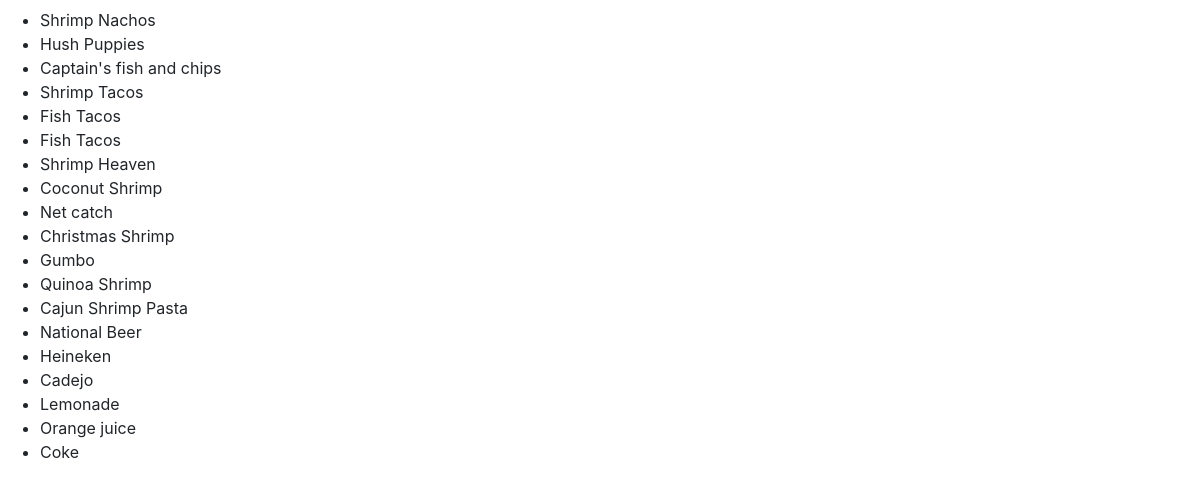
Before: / with the older database file.
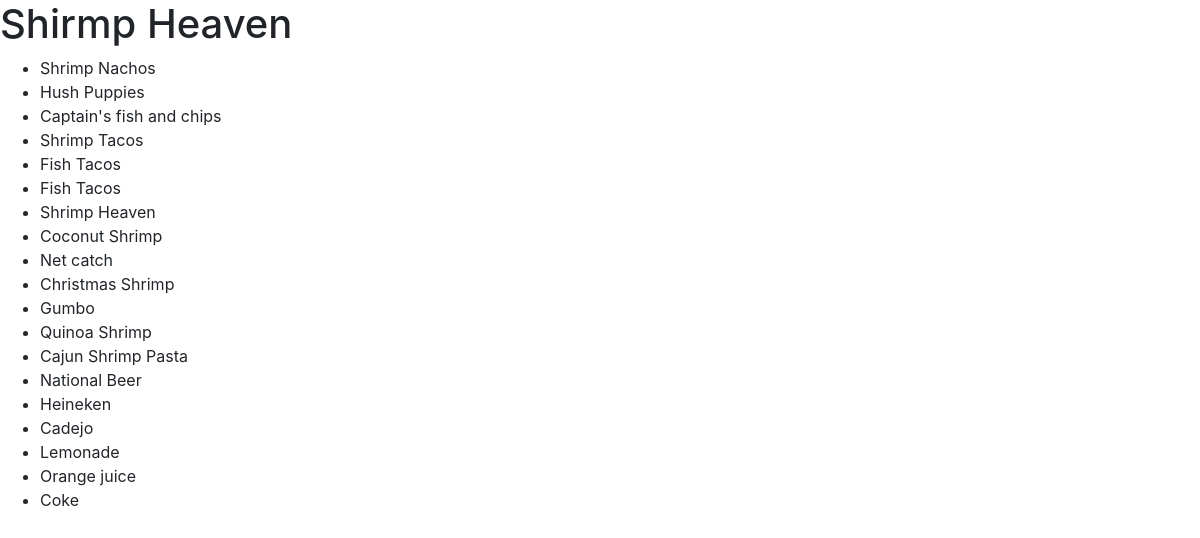
After: the same page with the newer database file.
### menu/models.py (models this page shows, shortened)
class MenuItem(models.Model):
    name = models.CharField(max_length=250)
    order = models.IntegerField()
    image = models.ImageField(upload_to='items/')
    active = models.BooleanField(default=True)
    description = models.TextField(null=True, blank=True)
    price = models.FloatField()
    category = models.ForeignKey(MenuCategory,
                                 on_delete=models.CASCADE,
                                 limit_choices_to={'active': True},)
    tags = models.ManyToManyField(MenuTag, limit_choices_to={'active': True})

### config/models.py (models this page shows)
class GeneralInfo(models.Model):
    name = models.CharField(max_length=250)
    telephone = models.CharField(max_length=12)
    address = models.TextField()
    logo = models.ImageField(upload_to='info/')
    class Meta:
        verbose_name_plural = 'General Information'

### menu/views.py (the view)
# urls.py: path('', index),
def index(request):
    general_info = GeneralInfo.objects.first()
    menu_items = MenuItem.objects.order_by('-category__name', 'order').filter(active=True)
    return render(request, 'menu/menu.html', {
        'general_info': general_info,
        'menu_items': menu_items
    })

### menu/templates/menu/menu.html (shortened to what this page needs)
<!DOCTYPE html>
<html lang="en">
<head>
      <link rel="stylesheet" href="https://stackpath.bootstrapcdn.com/bootstrap/4.3.1/css/bootstrap.min.css">
</head>
<body>
    <h1>{{general_info.name}}</h1>
    <ul>
        {% for menu_item in menu_items %}
        <li>{{menu_item.name}}</li>
        {% endfor%}
    </ul>
</body>
</html>

Changed rows visible on the page:
added GeneralInfo: name "Shirmp Heaven"
